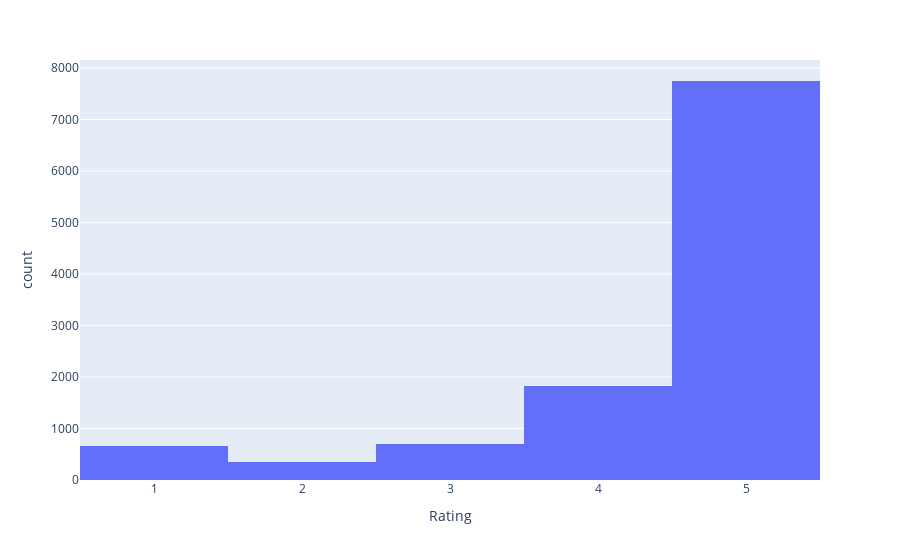

The cell this chart's notebook holds for it:
### Markdown cell above
There are no more NULL values.

### Code cell
fig = px.histogram(data, x="Rating")
fig.show()

### Figure 1 — Plotly figure (JSON) as saved in the notebook; plotly's stock layout.template omitted (floating-point values rounded to 4 significant figures; data arrays with more than 128 entries replaced by an {"elided": "..."} marker saying what was removed)
{"data": [{"alignmentgroup": "True", "bingroup": "x", "hovertemplate": "Rating=%{x}<br>count=%{y}<extra></extra>", "legendgroup": "", "marker": {"color": "#636efa", "pattern": {"shape": ""}}, "name": "", "offsetgroup": "", "orientation": "v", "showlegend": false, "type": "histogram", "x": {"elided": "11269 int values"}, "xaxis": "x", "yaxis": "y"}], "layout": {"barmode": "relative", "legend": {"tracegroupgap": 0}, "margin": {"t": 60}, "xaxis": {"anchor": "y", "domain": [0, 1], "title": {"text": "Rating"}}, "yaxis": {"anchor": "x", "domain": [0, 1], "title": {"text": "count"}}}}
